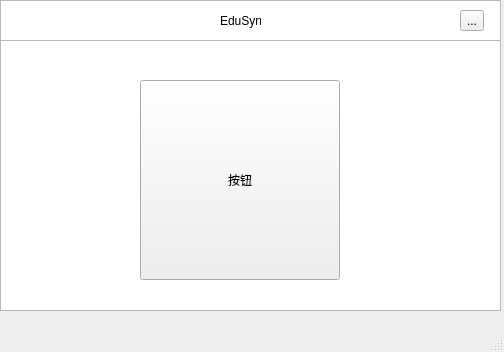
<?xml version="1.0" encoding="UTF-8"?>
<ui version="4.0">
 <class>EduSync</class>
 <widget class="QMainWindow" name="EduSync">
  <property name="geometry">
   <rect>
    <x>0</x>
    <y>0</y>
    <width>504</width>
    <height>352</height>
   </rect>
  </property>
  <property name="windowTitle">
   <string>MainWindow</string>
  </property>
  <widget class="QWidget" name="centralwidget">
   <widget class="PlainTextEdit" name="plainTextEdit">
    <property name="geometry">
     <rect>
      <x>0</x>
      <y>0</y>
      <width>501</width>
      <height>41</height>
     </rect>
    </property>
   </widget>
   <widget class="PlainTextEdit" name="plainTextEdit_2">
    <property name="geometry">
     <rect>
      <x>0</x>
      <y>40</y>
      <width>501</width>
      <height>271</height>
     </rect>
    </property>
   </widget>
   <widget class="ToolButton" name="toolButton">
    <property name="geometry">
     <rect>
      <x>460</x>
      <y>10</y>
      <width>24</width>
      <height>21</height>
     </rect>
    </property>
    <property name="text">
     <string>...</string>
    </property>
   </widget>
   <widget class="PushButton" name="pushButton">
    <property name="geometry">
     <rect>
      <x>140</x>
      <y>80</y>
      <width>200</width>
      <height>200</height>
     </rect>
    </property>
    <property name="text">
     <string>按钮</string>
    </property>
   </widget>
   <widget class="QLabel" name="label">
    <property name="geometry">
     <rect>
      <x>220</x>
      <y>10</y>
      <width>41</width>
      <height>21</height>
     </rect>
    </property>
    <property name="text">
     <string>EduSync</string>
    </property>
   </widget>
  </widget>
  <widget class="MenuBar" name="menubar">
   <property name="geometry">
    <rect>
     <x>0</x>
     <y>0</y>
     <width>504</width>
     <height>33</height>
    </rect>
   </property>
  </widget>
  <widget class="StatusBar" name="statusbar"/>
 </widget>
 <customwidgets>
  <customwidget>
   <class>PushButton</class>
   <extends>QPushButton</extends>
   <header location="global">qfluentwidgets</header>
  </customwidget>
  <customwidget>
   <class>PlainTextEdit</class>
   <extends>QPlainTextEdit</extends>
   <header location="global">qfluentwidgets</header>
  </customwidget>
  <customwidget>
   <class>ToolButton</class>
   <extends>QToolButton</extends>
   <header location="global">qfluentwidgets</header>
  </customwidget>
  <customwidget>
   <class>MenuBar</class>
   <extends>QMenuBar</extends>
   <header location="global">qfluentwidgets</header>
  </customwidget>
  <customwidget>
   <class>StatusBar</class>
   <extends>QStatusBar</extends>
   <header location="global">qfluentwidgets</header>
  </customwidget>
 </customwidgets>
 <resources/>
 <connections/>
</ui>
